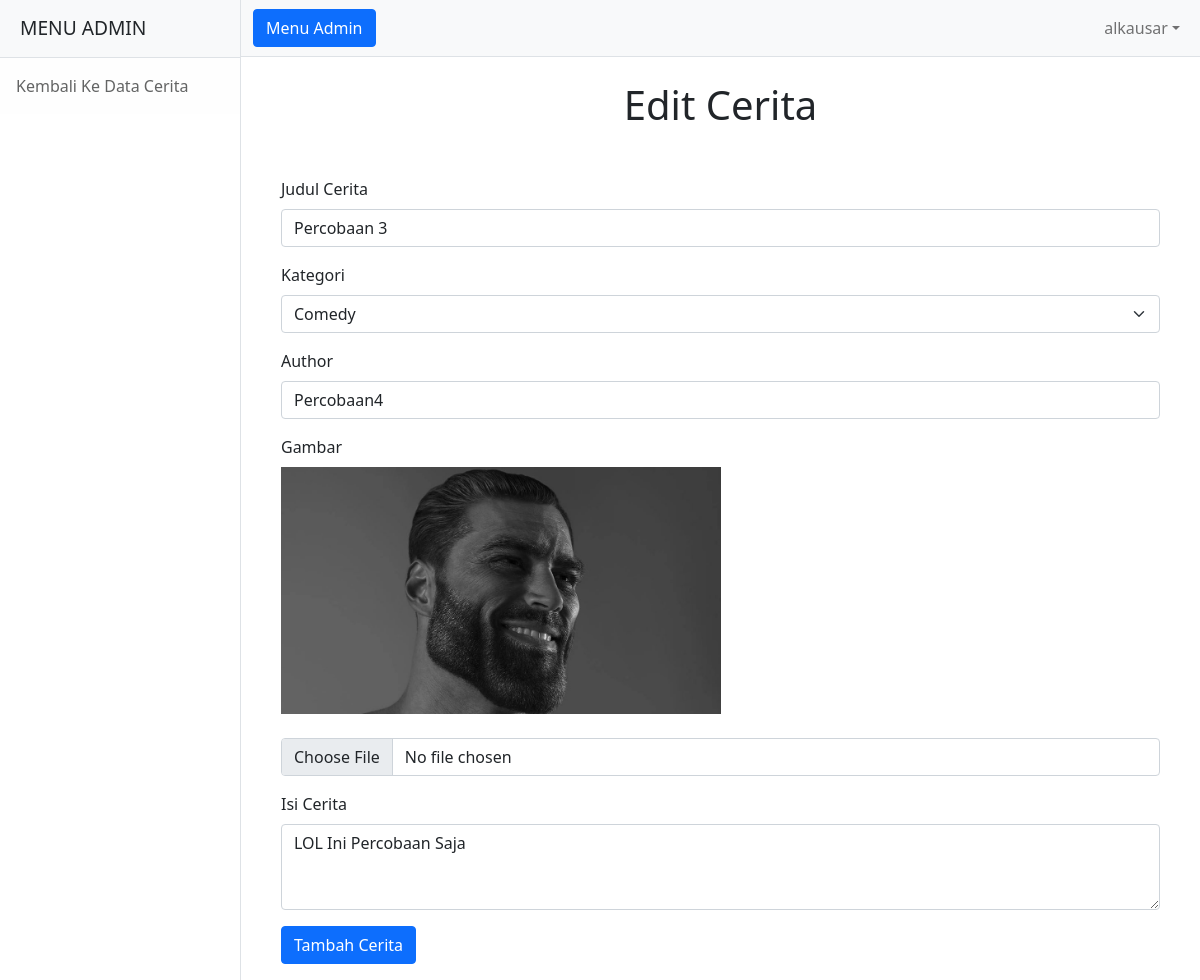
/admin/edit_cerita.php?id_cerita=2 (signed in), run on the app's committed database.
### tables this page shows
CREATE TABLE `cerita` (
  `id_cerita` int(11) NOT NULL,
  `id_kategori` int(11) NOT NULL,
  `judul_cerita` text NOT NULL,
  `author` varchar(100) NOT NULL,
  `gambar` varchar(255) NOT NULL,
  `isi` text NOT NULL
);

CREATE TABLE `kategori` (
  `id_kategori` int(11) NOT NULL,
  `nama_kategori` varchar(100) NOT NULL
);

### admin/edit_cerita.php (the view, shortened to what this page needs)
<!DOCTYPE html>
<html lang="en">
    <head>
        <link href="../css/sidebar.css" rel="stylesheet" />
        <link rel="stylesheet" href="../css/bootstrap.min.css">
    </head>
    <body>
         <?php
            include '../koneksi.php';
            $id = $_GET['id_cerita'];
            $query = "SELECT c.id_cerita AS id_cerita,
                            k.id_kategori AS id_kategori,
                            k.nama_kategori AS nama_kategori,
                            c.judul_cerita AS judul_cerita,
                            c.author AS author,
                            c.gambar AS gambar,
                            c.isi AS isi
                            FROM cerita c
                            LEFT JOIN kategori k ON c.id_kategori = k.id_kategori
                            WHERE id_cerita = '$id'";
            $result = mysqli_query($connect, $query);
            ?>
        <div class="d-flex" id="wrapper">
            <div class="border-end bg-white" id="sidebar-wrapper">
                <div class="sidebar-heading border-bottom bg-light">MENU ADMIN</div>
                <div class="list-group list-group-flush">
                    <a class="list-group-item list-group-item-action list-group-item-light p-3" href="data_cerita.php">Kembali Ke Data Cerita</a>
                </div>
            </div>
            <div id="page-content-wrapper">
                <nav class="navbar navbar-expand-lg navbar-light bg-light border-bottom">
                    <div class="container-fluid">
                        <button class="btn btn-primary" id="sidebarToggle">Menu Admin</button>
                        <div class="collapse navbar-collapse" id="navbarSupportedContent">
                            <ul class="navbar-nav ms-auto mt-2 mt-lg-0">
                                <?php
                                    if ($_SESSION['status'] == 'admin') {
                                        ?>
                                            <a class="nav-link dropdown-toggle" id="navbarDropdown" href="#" role="button" data-bs-toggle="dropdown" aria-haspopup="true" aria-expanded="false"> <?php echo $_SESSION['username']; ?></a>
                                        <?php
                                    } else {
                                        ?>
                                            <script language="javascript">alert("Anda Tidak Diberikan Izin")</script><?php
                                        ?>
                                            <script>document.location='login_admin.php';</script>
                                        <?php
                                    }
                                ?>
                            </ul>
                        </div>
                    </div>
                </nav>
                <div class="container-fluid">
                    <center><h1 class="mt-4 mb-5">Edit Cerita</h1></center>
                    <div class="container">
                           <form action="prosesAdmin/prosesEditCerita.php" method="POST" enctype="multipart/form-data" class="m-3">
                               <?php
                                    while($row=mysqli_fetch_array($result)){
                                ?>
                                <div class="mb-3">
                                    <label for="exampleInputEmail1" class="form-label">Judul Cerita</label>
                                    <input type="text" value="<?php echo $row['judul_cerita'];  ?>" name="judul" class="form-control" id="exampleInputEmail1">
                                </div>
                                <div class="mb-3">
                                    <label for="exampleInputEmail1" class="form-label">Kategori</label>
                                    <select name="id_kategori" class="form-select" aria-label="Default select example">
                                        <option value="<?php echo $row['id_kategori']; ?>"><?php echo $row['nama_kategori'];  ?></option>
                                    </select>
                                </div>
                                <div class="mb-3">
                                    <label for="exampleInputEmail1" class="form-label">Author</label>
                                    <input type="text" name="author" value="<?php echo $row['author'];  ?>" class="form-control" id="exampleInputEmail1">
                                </div>
                                <div class="mb-3">
                                    <label for="exampleInputEmail1" class="form-label">Gambar</label><br>
                                    <img src="<?php echo "../image/".$row["gambar"] ?>" class=" mb-4" width="50%"><br>
                                    <input type="file" name="gambar" value="<?php echo $row['gambar'] ?>" class="form-control" id="exampleInputEmail1">
                                </div>
                                <div class="mb-3">
                                    <label for="exampleInputEmail1" class="form-label">Isi Cerita</label>
                                    <textarea class="form-control" name="isi" id="exampleFormControlTextarea1" rows="3"><?php echo $row['isi'];  ?></textarea>
                                </div>
                                <input type="submit" value="Tambah Cerita" class="btn btn-primary">
                                <?php
                                    }
                               ?>
                           </form>
                    </div>
                </div>
            </div>
        </div>
    </body>
</html>

### data on the page
cerita: judul "Percobaan 3", id_kategori "Comedy", author "Percobaan4", gambar (picture), isi "LOL Ini Percobaan Saja"

### other printed values
$_SESSION['username'] "alkausar"
